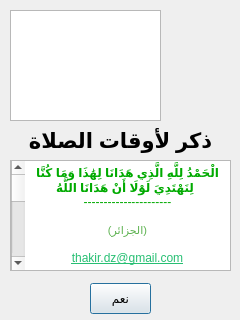
<?xml version="1.0" encoding="UTF-8"?>
<ui version="4.0">
 <class>AboutClass</class>
 <widget class="QDialog" name="AboutClass">
  <property name="geometry">
   <rect>
    <x>0</x>
    <y>0</y>
    <width>240</width>
    <height>320</height>
   </rect>
  </property>
  <property name="minimumSize">
   <size>
    <width>240</width>
    <height>320</height>
   </size>
  </property>
  <property name="maximumSize">
   <size>
    <width>240</width>
    <height>320</height>
   </size>
  </property>
  <property name="windowTitle">
   <string>حول البرنامج</string>
  </property>
  <property name="layoutDirection">
   <enum>Qt::LayoutDirection::RightToLeft</enum>
  </property>
  <property name="locale">
   <locale language="Arabic" country="Algeria"/>
  </property>
  <widget class="QLabel" name="labelIcon">
   <property name="geometry">
    <rect>
     <x>160</x>
     <y>19</y>
     <width>81</width>
     <height>91</height>
    </rect>
   </property>
   <property name="sizePolicy">
    <sizepolicy hsizetype="Fixed" vsizetype="Fixed">
     <horstretch>0</horstretch>
     <verstretch>0</verstretch>
    </sizepolicy>
   </property>
   <property name="minimumSize">
    <size>
     <width>0</width>
     <height>0</height>
    </size>
   </property>
   <property name="maximumSize">
    <size>
     <width>160</width>
     <height>160</height>
    </size>
   </property>
   <property name="pixmap">
    <pixmap>:/icons/thakir_prayer_times.ico</pixmap>
   </property>
   <property name="scaledContents">
    <bool>true</bool>
   </property>
   <property name="wordWrap">
    <bool>false</bool>
   </property>
   <property name="margin">
    <number>10</number>
   </property>
   <property name="textInteractionFlags">
    <set>Qt::TextInteractionFlag::NoTextInteraction</set>
   </property>
  </widget>
  <widget class="QLabel" name="labelName">
   <property name="geometry">
    <rect>
     <x>10</x>
     <y>120</y>
     <width>221</width>
     <height>41</height>
    </rect>
   </property>
   <property name="text">
    <string>&lt;!DOCTYPE HTML PUBLIC &quot;-//W3C//DTD HTML 4.0//EN&quot; &quot;http://www.w3.org/TR/REC-html40/strict.dtd&quot;&gt;
&lt;html&gt;&lt;head&gt;&lt;meta name=&quot;qrichtext&quot; content=&quot;1&quot; /&gt;&lt;style type=&quot;text/css&quot;&gt;
p, li { white-space: pre-wrap; }
&lt;/style&gt;&lt;/head&gt;&lt;body style=&quot; font-family:'MS Shell Dlg 2'; font-size:8.25pt; font-weight:400; font-style:normal;&quot;&gt;
&lt;p align=&quot;center&quot; style=&quot; margin-top:0px; margin-bottom:0px; margin-left:0px; margin-right:0px; -qt-block-indent:0; text-indent:0px;&quot;&gt;&lt;span style=&quot; font-size:16pt; font-weight:600;&quot;&gt;ذكر لأوقات الصلاة&lt;/span&gt;&lt;/p&gt;&lt;/body&gt;&lt;/html&gt;</string>
   </property>
  </widget>
  <widget class="QPushButton" name="pushButton_exit_about">
   <property name="geometry">
    <rect>
     <x>90</x>
     <y>283</y>
     <width>61</width>
     <height>31</height>
    </rect>
   </property>
   <property name="cursor">
    <cursorShape>PointingHandCursor</cursorShape>
   </property>
   <property name="layoutDirection">
    <enum>Qt::LayoutDirection::LeftToRight</enum>
   </property>
   <property name="text">
    <string>نعم</string>
   </property>
   <property name="icon">
    <iconset resource="../qtresource.qrc">
     <normaloff>:/icons/ok.png</normaloff>:/icons/ok.png</iconset>
   </property>
  </widget>
  <widget class="QTextBrowser" name="textBrowser_about">
   <property name="geometry">
    <rect>
     <x>10</x>
     <y>160</y>
     <width>221</width>
     <height>111</height>
    </rect>
   </property>
   <property name="frameShape">
    <enum>QFrame::Shape::StyledPanel</enum>
   </property>
   <property name="frameShadow">
    <enum>QFrame::Shadow::Sunken</enum>
   </property>
   <property name="html">
    <string>&lt;!DOCTYPE HTML PUBLIC &quot;-//W3C//DTD HTML 4.0//EN&quot; &quot;http://www.w3.org/TR/REC-html40/strict.dtd&quot;&gt;
&lt;html&gt;&lt;head&gt;&lt;meta name=&quot;qrichtext&quot; content=&quot;1&quot; /&gt;&lt;meta charset=&quot;utf-8&quot; /&gt;&lt;style type=&quot;text/css&quot;&gt;
p, li { white-space: pre-wrap; }
hr { height: 1px; border-width: 0; }
li.unchecked::marker { content: &quot;\2610&quot;; }
li.checked::marker { content: &quot;\2612&quot;; }
&lt;/style&gt;&lt;/head&gt;&lt;body style=&quot; font-family:'Sans Serif'; font-size:9pt; font-weight:400; font-style:normal;&quot;&gt;
&lt;p align=&quot;center&quot; style=&quot; margin-top:0px; margin-bottom:0px; margin-left:0px; margin-right:0px; -qt-block-indent:0; text-indent:0px;&quot;&gt;&lt;span style=&quot; font-family:'MS Shell Dlg 2'; font-weight:700; color:#00aa00;&quot;&gt;الْحَمْدُ لِلَّهِ الَّذِي هَدَانَا لِهَٰذَا وَمَا كُنَّا لِنَهْتَدِيَ لَوْلَا أَنْ هَدَانَا اللَّهُ&lt;/span&gt;&lt;span style=&quot; font-family:'MS Shell Dlg 2'; font-size:7pt; font-weight:700; color:#00aa00;&quot;&gt;  &lt;/span&gt;&lt;/p&gt;
&lt;p align=&quot;center&quot; style=&quot; margin-top:0px; margin-bottom:0px; margin-left:0px; margin-right:0px; -qt-block-indent:0; text-indent:0px;&quot;&gt;&lt;span style=&quot; font-family:'MS Shell Dlg 2'; color:#00aa00;&quot;&gt;----------------------&lt;/span&gt;&lt;/p&gt;
&lt;p align=&quot;center&quot; style=&quot; margin-top:0px; margin-bottom:0px; margin-left:0px; margin-right:0px; -qt-block-indent:0; text-indent:0px;&quot;&gt;&lt;span style=&quot; font-family:'MS Shell Dlg 2'; font-size:8pt; color:#ffffff;&quot;&gt;هذا البرنامج من تصميم : محمد حفيان &lt;/span&gt;&lt;/p&gt;
&lt;p align=&quot;center&quot; style=&quot; margin-top:0px; margin-bottom:0px; margin-left:0px; margin-right:0px; -qt-block-indent:0; text-indent:0px;&quot;&gt;&lt;span style=&quot; font-family:'MS Shell Dlg 2'; font-size:8pt; color:#5bb14e;&quot;&gt;(الجزائر)&lt;/span&gt;&lt;/p&gt;
&lt;p align=&quot;center&quot; style=&quot;-qt-paragraph-type:empty; margin-top:0px; margin-bottom:0px; margin-left:0px; margin-right:0px; -qt-block-indent:0; text-indent:0px;&quot;&gt;&lt;br /&gt;&lt;/p&gt;
&lt;p align=&quot;center&quot; style=&quot; margin-top:0px; margin-bottom:0px; margin-left:0px; margin-right:0px; -qt-block-indent:0; text-indent:0px;&quot;&gt;&lt;a href=&quot;mailto:thakir.dz@gmail.com?subject=About%20Thakir%20Prayer%20Times%20(Ver: 2.0.9)%20; On Linux&quot;&gt;&lt;span style=&quot; text-decoration: underline; color:#27bf73;&quot;&gt;thakir.dz@gmail.com&lt;/span&gt;&lt;/a&gt;&lt;/p&gt;
&lt;p align=&quot;right&quot; style=&quot;-qt-paragraph-type:empty; margin-top:0px; margin-bottom:0px; margin-left:0px; margin-right:0px; -qt-block-indent:0; text-indent:0px; font-family:'MS Shell Dlg 2'; font-size:8pt;&quot;&gt;&lt;br /&gt;&lt;/p&gt;
&lt;p align=&quot;right&quot; style=&quot; margin-top:0px; margin-bottom:0px; margin-left:0px; margin-right:0px; -qt-block-indent:0; text-indent:0px;&quot;&gt;&lt;span style=&quot; font-family:'MS Shell Dlg 2'; font-size:8pt;&quot;&gt;هذا البرنامج يوزع مجانا في أمل أن يكون نافعا بإذن الله&lt;/span&gt;&lt;/p&gt;
&lt;p align=&quot;right&quot; style=&quot; margin-top:0px; margin-bottom:0px; margin-left:0px; margin-right:0px; -qt-block-indent:0; text-indent:0px;&quot;&gt;&lt;span style=&quot; font-family:'MS Shell Dlg 2'; font-size:8pt;&quot;&gt;لكنه غير مصحوب بأية ضمانة، &lt;/span&gt;&lt;span style=&quot; font-family:'MS Shell Dlg 2'; font-size:8pt; text-decoration: underline; color:#43ca4c;&quot;&gt;لا تنسونا من صالح دعائكم&lt;/span&gt;&lt;/p&gt;
&lt;p align=&quot;right&quot; style=&quot;-qt-paragraph-type:empty; margin-top:0px; margin-bottom:0px; margin-left:0px; margin-right:0px; -qt-block-indent:0; text-indent:0px; font-family:'MS Shell Dlg 2'; font-size:8pt;&quot;&gt;&lt;br /&gt;&lt;/p&gt;
&lt;p align=&quot;right&quot; style=&quot; margin-top:0px; margin-bottom:0px; margin-left:0px; margin-right:0px; -qt-block-indent:0; text-indent:0px; -qt-user-state:0;&quot;&gt;&lt;span style=&quot; font-family:'MS Shell Dlg 2'; font-size:8pt;&quot;&gt;إذا كان أي اختلاف في أوقات الصلاة مقارنة مع أذان أقرب مسجد يرجى الاتصال بي في البريد الإلكتروني لكي أصحح الخطأ بإذن الله&lt;/span&gt;&lt;/p&gt;
&lt;p align=&quot;right&quot; style=&quot;-qt-paragraph-type:empty; margin-top:0px; margin-bottom:0px; margin-left:0px; margin-right:0px; -qt-block-indent:0; text-indent:0px; font-family:'MS Shell Dlg 2'; font-size:8pt;&quot;&gt;&lt;br /&gt;&lt;/p&gt;
&lt;p align=&quot;right&quot; style=&quot; margin-top:0px; margin-bottom:0px; margin-left:0px; margin-right:0px; -qt-block-indent:0; text-indent:0px;&quot;&gt;&lt;span style=&quot; font-family:'MS Shell Dlg 2'; font-size:8pt;&quot;&gt;ترقبوا ميزات جديدة في الإصدار المقبل للبرنامج بإذن الله &lt;/span&gt;&lt;/p&gt;
&lt;p align=&quot;right&quot; style=&quot;-qt-paragraph-type:empty; margin-top:0px; margin-bottom:0px; margin-left:0px; margin-right:0px; -qt-block-indent:0; text-indent:0px; font-family:'MS Shell Dlg 2'; font-size:8pt;&quot;&gt;&lt;br /&gt;&lt;/p&gt;
&lt;p align=&quot;right&quot; style=&quot; margin-top:0px; margin-bottom:0px; margin-left:0px; margin-right:0px; -qt-block-indent:0; text-indent:0px;&quot;&gt;&lt;span style=&quot; font-family:'MS Shell Dlg 2'; font-size:8pt;&quot;&gt;    أي خطأ في البرنامج (بﭪ) من فضلكم  إتصلوا  بي في البريد الإلكتروني الموجود في الأعلى&lt;/span&gt;&lt;/p&gt;&lt;/body&gt;&lt;/html&gt;</string>
   </property>
   <property name="openExternalLinks">
    <bool>true</bool>
   </property>
   <property name="openLinks">
    <bool>false</bool>
   </property>
  </widget>
  <widget class="QTextBrowser" name="textBrowser_version">
   <property name="geometry">
    <rect>
     <x>10</x>
     <y>10</y>
     <width>151</width>
     <height>111</height>
    </rect>
   </property>
   <property name="frameShape">
    <enum>QFrame::Shape::StyledPanel</enum>
   </property>
   <property name="frameShadow">
    <enum>QFrame::Shadow::Sunken</enum>
   </property>
   <property name="html">
    <string>&lt;!DOCTYPE HTML PUBLIC &quot;-//W3C//DTD HTML 4.0//EN&quot; &quot;http://www.w3.org/TR/REC-html40/strict.dtd&quot;&gt;
&lt;html&gt;&lt;head&gt;&lt;meta name=&quot;qrichtext&quot; content=&quot;1&quot; /&gt;&lt;meta charset=&quot;utf-8&quot; /&gt;&lt;style type=&quot;text/css&quot;&gt;
p, li { white-space: pre-wrap; }
hr { height: 1px; border-width: 0; }
li.unchecked::marker { content: &quot;\2610&quot;; }
li.checked::marker { content: &quot;\2612&quot;; }
&lt;/style&gt;&lt;/head&gt;&lt;body style=&quot; font-family:'Sans Serif'; font-size:9pt; font-weight:400; font-style:normal;&quot;&gt;
&lt;p align=&quot;right&quot; style=&quot;-qt-paragraph-type:empty; margin-top:0px; margin-bottom:0px; margin-left:0px; margin-right:0px; -qt-block-indent:0; text-indent:0px; font-family:'MS Shell Dlg 2'; font-size:8pt;&quot;&gt;&lt;br /&gt;&lt;/p&gt;&lt;/body&gt;&lt;/html&gt;</string>
   </property>
   <property name="openExternalLinks">
    <bool>true</bool>
   </property>
   <property name="openLinks">
    <bool>false</bool>
   </property>
  </widget>
 </widget>
 <resources>
  <include location="../qtresource.qrc"/>
 </resources>
 <connections>
  <connection>
   <sender>pushButton_exit_about</sender>
   <signal>clicked()</signal>
   <receiver>AboutClass</receiver>
   <slot>close()</slot>
   <hints>
    <hint type="sourcelabel">
     <x>126</x>
     <y>301</y>
    </hint>
    <hint type="destinationlabel">
     <x>203</x>
     <y>291</y>
    </hint>
   </hints>
  </connection>
 </connections>
</ui>
